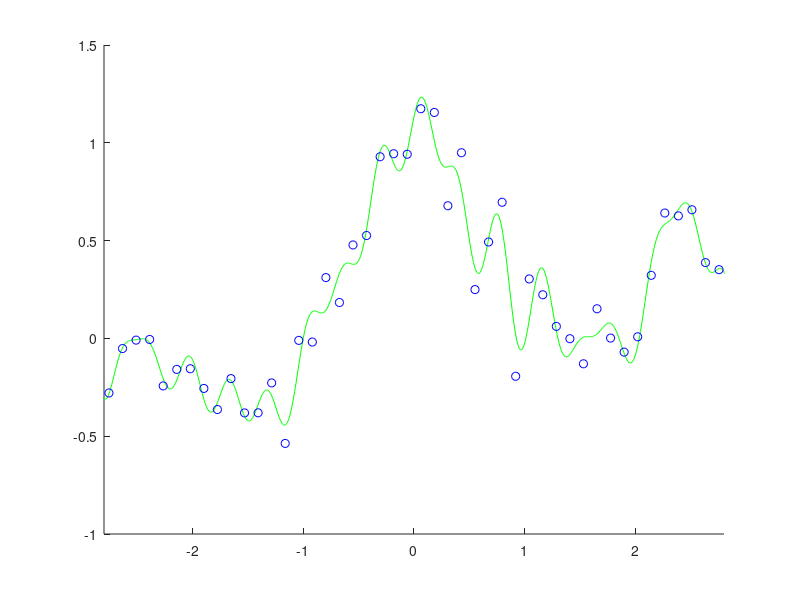

Recreate this plot in MATLAB.
#!/usr/bin/octave
clear all; rand('state',0); randn('state',0);
n=50; N=1000;
x=linspace(-3,3,n)'; 
X=linspace(-3,3,N)';
pix=pi*x; 
y=sin(pix)./(pix)+0.1*x+0.2*randn(n,1);
x2=x.^2; 
X2=X.^2; 
hh=2*0.3^2; 
l=0.0;

k=exp(-(repmat(x2,1,n)+repmat(x2',n,1)-2*x*x')/hh);
K=exp(-(repmat(X2,1,n)+repmat(x2',N,1)-2*X*x')/hh);

t=pinv((k^2+l*eye(n)))*(k*y); 
F=K*t;
figure(1); clf; hold on; axis([-2.8 2.8 -1 1.5]);
plot(X,F,'g-'); 
plot(x,y,'bo'); 
pause
